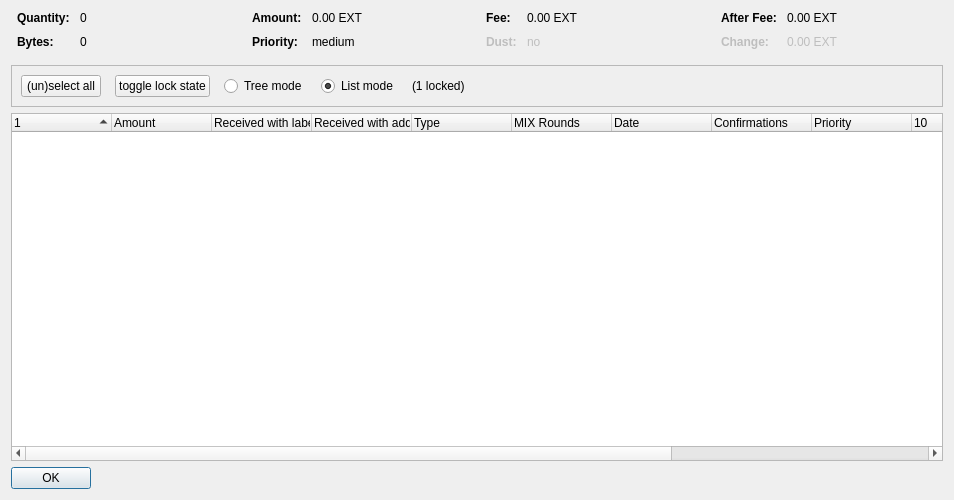
<?xml version="1.0" encoding="UTF-8"?>
<ui version="4.0">
 <class>CoinControlDialog</class>
 <widget class="QDialog" name="CoinControlDialog">
  <property name="geometry">
   <rect>
    <x>0</x>
    <y>0</y>
    <width>954</width>
    <height>500</height>
   </rect>
  </property>
  <property name="windowTitle">
   <string>Coin Selection</string>
  </property>
  <layout class="QVBoxLayout" name="verticalLayout">
   <item>
    <layout class="QHBoxLayout" name="horizontalLayoutTop" stretch="0,0,0,0">
     <property name="topMargin">
      <number>0</number>
     </property>
     <property name="bottomMargin">
      <number>10</number>
     </property>
     <item>
      <layout class="QFormLayout" name="formLayoutCoinControl1">
       <property name="horizontalSpacing">
        <number>10</number>
       </property>
       <property name="verticalSpacing">
        <number>10</number>
       </property>
       <property name="leftMargin">
        <number>6</number>
       </property>
       <property name="rightMargin">
        <number>6</number>
       </property>
       <item row="0" column="0">
        <widget class="QLabel" name="labelCoinControlQuantityText">
         <property name="font">
          <font>
           <weight>75</weight>
           <bold>true</bold>
          </font>
         </property>
         <property name="text">
          <string>Quantity:</string>
         </property>
        </widget>
       </item>
       <item row="0" column="1">
        <widget class="QLabel" name="labelCoinControlQuantity">
         <property name="cursor">
          <cursorShape>IBeamCursor</cursorShape>
         </property>
         <property name="contextMenuPolicy">
          <enum>Qt::ActionsContextMenu</enum>
         </property>
         <property name="text">
          <string notr="true">0</string>
         </property>
         <property name="textInteractionFlags">
          <set>Qt::LinksAccessibleByMouse|Qt::TextSelectableByKeyboard|Qt::TextSelectableByMouse</set>
         </property>
        </widget>
       </item>
       <item row="1" column="0">
        <widget class="QLabel" name="labelCoinControlBytesText">
         <property name="font">
          <font>
           <weight>75</weight>
           <bold>true</bold>
          </font>
         </property>
         <property name="text">
          <string>Bytes:</string>
         </property>
        </widget>
       </item>
       <item row="1" column="1">
        <widget class="QLabel" name="labelCoinControlBytes">
         <property name="cursor">
          <cursorShape>IBeamCursor</cursorShape>
         </property>
         <property name="contextMenuPolicy">
          <enum>Qt::ActionsContextMenu</enum>
         </property>
         <property name="text">
          <string notr="true">0</string>
         </property>
         <property name="textInteractionFlags">
          <set>Qt::LinksAccessibleByMouse|Qt::TextSelectableByKeyboard|Qt::TextSelectableByMouse</set>
         </property>
        </widget>
       </item>
      </layout>
     </item>
     <item>
      <layout class="QFormLayout" name="formLayoutCoinControl2">
       <property name="horizontalSpacing">
        <number>10</number>
       </property>
       <property name="verticalSpacing">
        <number>10</number>
       </property>
       <property name="leftMargin">
        <number>6</number>
       </property>
       <property name="rightMargin">
        <number>6</number>
       </property>
       <item row="0" column="0">
        <widget class="QLabel" name="labelCoinControlAmountText">
         <property name="font">
          <font>
           <weight>75</weight>
           <bold>true</bold>
          </font>
         </property>
         <property name="text">
          <string>Amount:</string>
         </property>
        </widget>
       </item>
       <item row="0" column="1">
        <widget class="QLabel" name="labelCoinControlAmount">
         <property name="cursor">
          <cursorShape>IBeamCursor</cursorShape>
         </property>
         <property name="contextMenuPolicy">
          <enum>Qt::ActionsContextMenu</enum>
         </property>
         <property name="text">
          <string notr="true">0.00 EXT</string>
         </property>
         <property name="textInteractionFlags">
          <set>Qt::LinksAccessibleByMouse|Qt::TextSelectableByKeyboard|Qt::TextSelectableByMouse</set>
         </property>
        </widget>
       </item>
       <item row="1" column="0">
        <widget class="QLabel" name="labelCoinControlPriorityText">
         <property name="font">
          <font>
           <weight>75</weight>
           <bold>true</bold>
          </font>
         </property>
         <property name="text">
          <string>Priority:</string>
         </property>
        </widget>
       </item>
       <item row="1" column="1">
        <widget class="QLabel" name="labelCoinControlPriority">
         <property name="cursor">
          <cursorShape>IBeamCursor</cursorShape>
         </property>
         <property name="contextMenuPolicy">
          <enum>Qt::ActionsContextMenu</enum>
         </property>
         <property name="text">
          <string>medium</string>
         </property>
         <property name="textInteractionFlags">
          <set>Qt::LinksAccessibleByMouse|Qt::TextSelectableByKeyboard|Qt::TextSelectableByMouse</set>
         </property>
        </widget>
       </item>
      </layout>
     </item>
     <item>
      <layout class="QFormLayout" name="formLayoutCoinControl3">
       <property name="horizontalSpacing">
        <number>10</number>
       </property>
       <property name="verticalSpacing">
        <number>10</number>
       </property>
       <property name="leftMargin">
        <number>6</number>
       </property>
       <property name="rightMargin">
        <number>6</number>
       </property>
       <item row="0" column="0">
        <widget class="QLabel" name="labelCoinControlFeeText">
         <property name="font">
          <font>
           <weight>75</weight>
           <bold>true</bold>
          </font>
         </property>
         <property name="text">
          <string>Fee:</string>
         </property>
        </widget>
       </item>
       <item row="0" column="1">
        <widget class="QLabel" name="labelCoinControlFee">
         <property name="cursor">
          <cursorShape>IBeamCursor</cursorShape>
         </property>
         <property name="contextMenuPolicy">
          <enum>Qt::ActionsContextMenu</enum>
         </property>
         <property name="text">
          <string notr="true">0.00 EXT</string>
         </property>
         <property name="textInteractionFlags">
          <set>Qt::LinksAccessibleByMouse|Qt::TextSelectableByKeyboard|Qt::TextSelectableByMouse</set>
         </property>
        </widget>
       </item>
       <item row="1" column="0">
        <widget class="QLabel" name="labelCoinControlLowOutputText">
         <property name="enabled">
          <bool>false</bool>
         </property>
         <property name="font">
          <font>
           <weight>75</weight>
           <bold>true</bold>
          </font>
         </property>
         <property name="text">
          <string>Dust:</string>
         </property>
        </widget>
       </item>
       <item row="1" column="1">
        <widget class="QLabel" name="labelCoinControlLowOutput">
         <property name="enabled">
          <bool>false</bool>
         </property>
         <property name="cursor">
          <cursorShape>IBeamCursor</cursorShape>
         </property>
         <property name="contextMenuPolicy">
          <enum>Qt::ActionsContextMenu</enum>
         </property>
         <property name="text">
          <string>no</string>
         </property>
         <property name="textInteractionFlags">
          <set>Qt::LinksAccessibleByMouse|Qt::TextSelectableByKeyboard|Qt::TextSelectableByMouse</set>
         </property>
        </widget>
       </item>
      </layout>
     </item>
     <item>
      <layout class="QFormLayout" name="formLayoutCoinControl4">
       <property name="horizontalSpacing">
        <number>10</number>
       </property>
       <property name="verticalSpacing">
        <number>10</number>
       </property>
       <property name="leftMargin">
        <number>6</number>
       </property>
       <property name="rightMargin">
        <number>6</number>
       </property>
       <item row="0" column="0">
        <widget class="QLabel" name="labelCoinControlAfterFeeText">
         <property name="font">
          <font>
           <weight>75</weight>
           <bold>true</bold>
          </font>
         </property>
         <property name="text">
          <string>After Fee:</string>
         </property>
        </widget>
       </item>
       <item row="0" column="1">
        <widget class="QLabel" name="labelCoinControlAfterFee">
         <property name="cursor">
          <cursorShape>IBeamCursor</cursorShape>
         </property>
         <property name="contextMenuPolicy">
          <enum>Qt::ActionsContextMenu</enum>
         </property>
         <property name="text">
          <string notr="true">0.00 EXT</string>
         </property>
         <property name="textInteractionFlags">
          <set>Qt::LinksAccessibleByMouse|Qt::TextSelectableByKeyboard|Qt::TextSelectableByMouse</set>
         </property>
        </widget>
       </item>
       <item row="1" column="0">
        <widget class="QLabel" name="labelCoinControlChangeText">
         <property name="enabled">
          <bool>false</bool>
         </property>
         <property name="font">
          <font>
           <weight>75</weight>
           <bold>true</bold>
          </font>
         </property>
         <property name="text">
          <string>Change:</string>
         </property>
        </widget>
       </item>
       <item row="1" column="1">
        <widget class="QLabel" name="labelCoinControlChange">
         <property name="enabled">
          <bool>false</bool>
         </property>
         <property name="cursor">
          <cursorShape>IBeamCursor</cursorShape>
         </property>
         <property name="contextMenuPolicy">
          <enum>Qt::ActionsContextMenu</enum>
         </property>
         <property name="text">
          <string notr="true">0.00 EXT</string>
         </property>
         <property name="textInteractionFlags">
          <set>Qt::LinksAccessibleByMouse|Qt::TextSelectableByKeyboard|Qt::TextSelectableByMouse</set>
         </property>
        </widget>
       </item>
      </layout>
     </item>
    </layout>
   </item>
   <item>
    <widget class="QFrame" name="frame">
     <property name="minimumSize">
      <size>
       <width>0</width>
       <height>40</height>
      </size>
     </property>
     <property name="frameShape">
      <enum>QFrame::StyledPanel</enum>
     </property>
     <property name="frameShadow">
      <enum>QFrame::Sunken</enum>
     </property>
     <layout class="QHBoxLayout" name="horizontalLayout">
      <item>
       <layout class="QHBoxLayout" name="horizontalLayoutPanel" stretch="0,0,0,0,0,0">
        <property name="spacing">
         <number>14</number>
        </property>
        <item>
         <widget class="QPushButton" name="pushButtonSelectAll">
          <property name="sizePolicy">
           <sizepolicy hsizetype="Maximum" vsizetype="Fixed">
            <horstretch>0</horstretch>
            <verstretch>0</verstretch>
           </sizepolicy>
          </property>
          <property name="text">
           <string>(un)select all</string>
          </property>
          <property name="autoDefault">
           <bool>false</bool>
          </property>
         </widget>
        </item>
        <item>
         <widget class="QPushButton" name="pushButtonToggleLock">
          <property name="sizePolicy">
           <sizepolicy hsizetype="Maximum" vsizetype="Fixed">
            <horstretch>0</horstretch>
            <verstretch>0</verstretch>
           </sizepolicy>
          </property>
          <property name="text">
           <string>toggle lock state</string>
          </property>
          <property name="autoDefault">
           <bool>false</bool>
          </property>
         </widget>
        </item>
        <item>
         <widget class="QRadioButton" name="radioTreeMode">
          <property name="sizePolicy">
           <sizepolicy hsizetype="Maximum" vsizetype="Fixed">
            <horstretch>0</horstretch>
            <verstretch>0</verstretch>
           </sizepolicy>
          </property>
          <property name="text">
           <string>Tree mode</string>
          </property>
         </widget>
        </item>
        <item>
         <widget class="QRadioButton" name="radioListMode">
          <property name="sizePolicy">
           <sizepolicy hsizetype="Maximum" vsizetype="Fixed">
            <horstretch>0</horstretch>
            <verstretch>0</verstretch>
           </sizepolicy>
          </property>
          <property name="text">
           <string>List mode</string>
          </property>
          <property name="checked">
           <bool>true</bool>
          </property>
         </widget>
        </item>
        <item>
         <widget class="QLabel" name="labelLocked">
          <property name="text">
           <string>(1 locked)</string>
          </property>
         </widget>
        </item>
        <item>
         <spacer name="horizontalSpacer">
          <property name="orientation">
           <enum>Qt::Horizontal</enum>
          </property>
          <property name="sizeHint" stdset="0">
           <size>
            <width>40</width>
            <height>20</height>
           </size>
          </property>
         </spacer>
        </item>
       </layout>
      </item>
     </layout>
    </widget>
   </item>
   <item>
    <widget class="CoinControlTreeWidget" name="treeWidget">
     <property name="contextMenuPolicy">
      <enum>Qt::CustomContextMenu</enum>
     </property>
     <property name="sortingEnabled">
      <bool>false</bool>
     </property>
     <property name="columnCount">
      <number>13</number>
     </property>
     <attribute name="headerShowSortIndicator" stdset="0">
      <bool>true</bool>
     </attribute>
     <attribute name="headerStretchLastSection">
      <bool>false</bool>
     </attribute>
     <column>
      <property name="text">
       <string/>
      </property>
     </column>
     <column>
      <property name="text">
       <string>Amount</string>
      </property>
     </column>
     <column>
      <property name="text">
       <string>Received with label</string>
      </property>
     </column>
     <column>
      <property name="text">
       <string>Received with address</string>
      </property>
     </column>
     <column>
      <property name="text">
       <string>Type</string>
      </property>
     </column>
     <column>
      <property name="text">
       <string>MIX Rounds</string>
      </property>
     </column>
     <column>
      <property name="text">
       <string>Date</string>
      </property>
     </column>
     <column>
      <property name="text">
       <string>Confirmations</string>
      </property>
      <property name="toolTip">
       <string>Confirmed</string>
      </property>
     </column>
     <column>
      <property name="text">
       <string>Priority</string>
      </property>
     </column>
     <column>
      <property name="text">
       <string/>
      </property>
     </column>
     <column>
      <property name="text">
       <string/>
      </property>
     </column>
     <column>
      <property name="text">
       <string/>
      </property>
     </column>
     <column>
      <property name="text">
       <string/>
      </property>
     </column>
     <column>
      <property name="text">
       <string/>
      </property>
     </column>
    </widget>
   </item>
   <item>
    <widget class="QDialogButtonBox" name="buttonBox">
     <property name="sizePolicy">
      <sizepolicy hsizetype="Maximum" vsizetype="Fixed">
       <horstretch>0</horstretch>
       <verstretch>0</verstretch>
      </sizepolicy>
     </property>
     <property name="orientation">
      <enum>Qt::Horizontal</enum>
     </property>
     <property name="standardButtons">
      <set>QDialogButtonBox::Ok</set>
     </property>
    </widget>
   </item>
  </layout>
 </widget>
 <customwidgets>
  <customwidget>
   <class>CoinControlTreeWidget</class>
   <extends>QTreeWidget</extends>
   <header>coincontroltreewidget.h</header>
  </customwidget>
 </customwidgets>
 <resources/>
 <connections/>
</ui>
